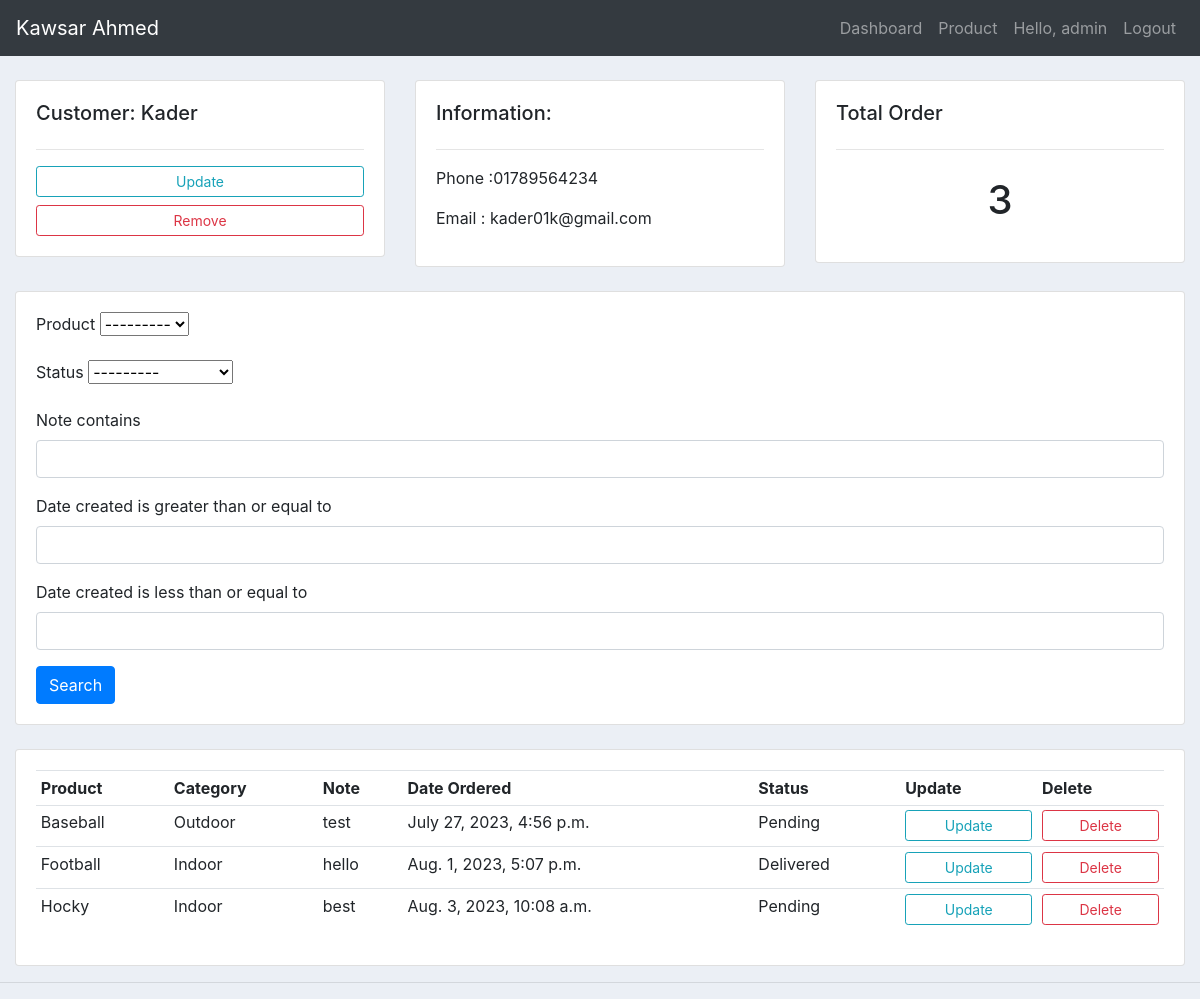
The app's page /customer/2/ (signed in), older data.
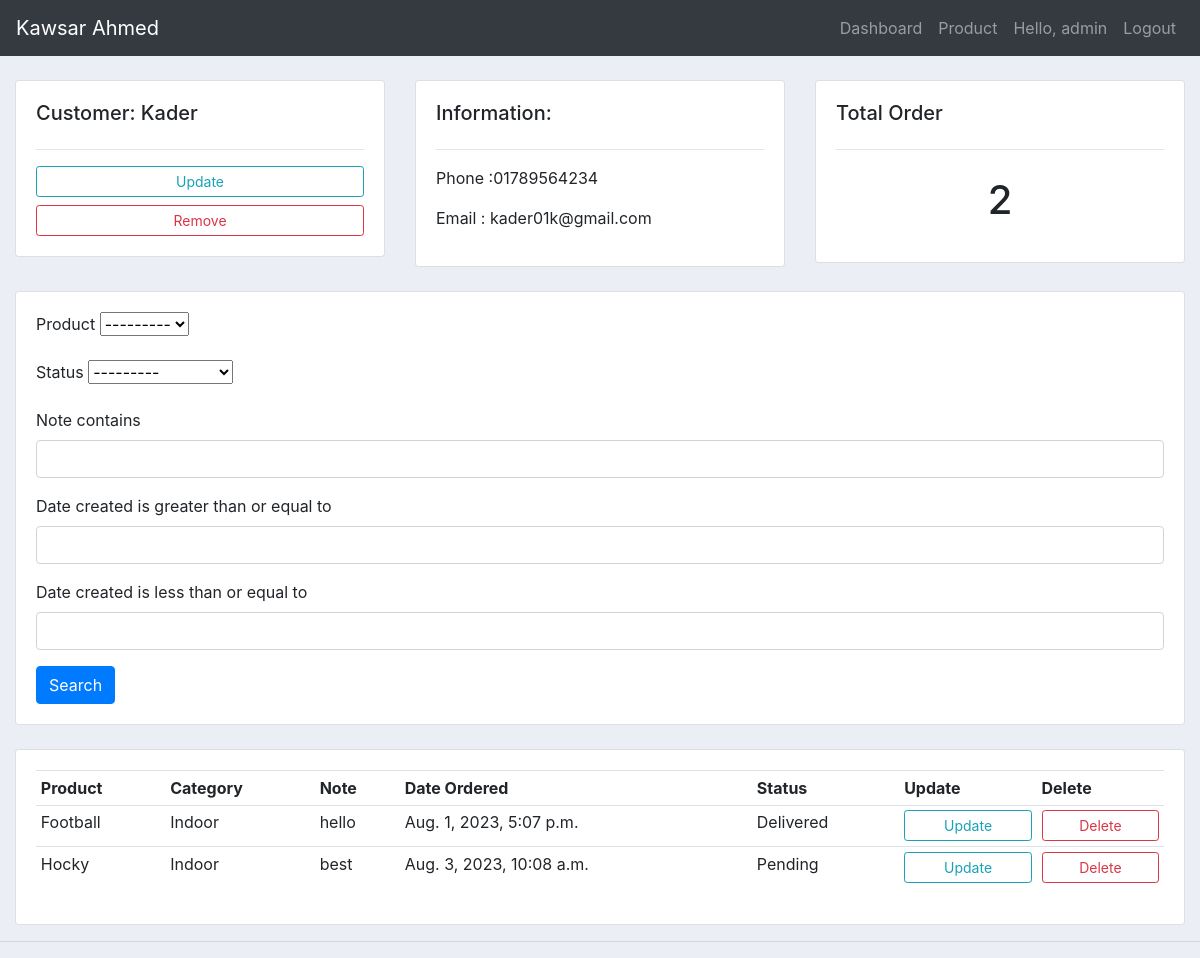
The same page, newer data.
### myapp/models.py (models this page shows, shortened)
class Order(models.Model):
    STATUS      = (
                ('Delivered','Delivered'),
                ('Pending','Pending'),
                ('Out For Delivery','Out For Delivery'),
            )
    customer     = models.ForeignKey(Customer, null=True, on_delete=models.SET_NULL)
    product      =  models.ForeignKey(Product, null=True, on_delete=models.SET_NULL)
    status       = models.CharField(max_length=500, null=True, choices=STATUS)
    note         = models.CharField(max_length=5000, null=True)
    date_created = models.DateTimeField(auto_now_add=True, null=True)

class Product(models.Model):
    CATEGORY = (
        ('Indoor', 'Indoor'),
        ('Outdoor', 'Outdoor'),
    )
    name         = models.CharField(max_length=20, null=True)
    price        = models.FloatField(max_length=4, null=True)
    category     = models.CharField(max_length=500, null=True, choices=CATEGORY)
    description  = models.CharField(max_length=300, null=True, blank=True)
    date_created = models.DateTimeField(auto_now_add=True, null=True)
    tags         = models.ManyToManyField(Tag)
    def __str__(self) :
       return self.name

### myapp/decorators.py (the view)
        def wrapper_func(request, *args, **kwargs):
            group = None
            if request.user.groups.exists():
                group = request.user.groups.all()[0].name
            if group in allowed_roles:
                return view_func(request, *args, **kwargs)
            else:
                return render(request, 'accounts/notallow.html')

### myapp/views.py (called while the page is built)
@login_required(login_url='login')
@allowerd_users(allowed_roles=['admin'])
def customer(request,id):
    customer = Customer.objects.get(id=id)
    orders = customer.order_set.all()
    orderFilter = OrderFilter(request.GET, queryset=orders)
    orders = orderFilter.qs
    context = {'customer':customer,'orders':orders,'orderFilter':orderFilter,}
    return render(request, 'accounts/customer.html',context)

### templates/accounts/customer.html (shortened to what this page needs)
{% extends 'base.html' %}
{% load crispy_forms_tags %}
{% block body %}
<br>
<div class="row">
    <div class="col-md">
        <div class="card card-body">
            <h5>Customer: {{ customer.name }}</h5>
            <hr>
            <a href="" class="btn btn-outline-info btn-sm btn-block">Update</a>
            <a href="" class="btn btn-outline-danger btn-sm btn-block">Remove</a>
        </div>
    </div>
    <div class="col-md">
        <div class="card card-body">
            <h5>Information:</h5>
            <hr>
            <p>Phone :{{ customer.phone }}</p>
            <p>Email : {{ customer.email }}</p>
        </div>
    </div>
    <div class="col-md">
        <div class="card card-body">
            <h5>Total Order</h5>
            <hr>
            <h1 style="text-align: center; padding: 10px;">{{ orders.count }}</h1>
        </div>
    </div>
</div>
<br>
<div class="row">
    <div class="col">
        <div class="card card-body">
            <form method="get">
                {{ orderFilter.form | crispy }}
                <button class="btn btn-primary" type="submit">Search</button>
            </form>
        </div>
    </div>
</div>
<br>
<div class="row">
    <div class="col-md">
        <div class="card card-body">
            <table class="table table-sm">
                <tr>
                    <th>Product</th>
                    <th>Category</th>
                    <th>Note</th>
                    <th>Date Ordered</th>
                    <th>Status</th>
                    <th>Update</th>
                    <th>Delete</th>
                </tr>
                {% for order in orders %}
                <tr>
                    <td>{{ order.product.name }}</td>
                    <td>{{ order.product.category }}</td>
                    <td>{{ order.note }}</td>
                    <td>{{ order.date_created }}</td>
                    <td>{{ order.status }}</td>
                    <td><a href="{% url 'update_order' order.id %}" class="btn btn-outline-info btn-sm btn-block">Update</a></td>
                    <td><a href="{% url 'delete_order' order.id %}" class="btn btn-outline-danger btn-sm btn-block">Delete</a></td>
                </tr>
                {% endfor %}
            </table>
        </div>
    </div>
</div>
{% endblock %}

Row changes from the older to the newer data that the page shows:
no longer on this page (row edited): Order: product.name "Baseball", product.category "Outdoor", note "test", date_created "July 27, 2023, 4:56 p.m.", status "Pending"
Text that changed along with them:
{{ orders.count }}: "3" → "2"
